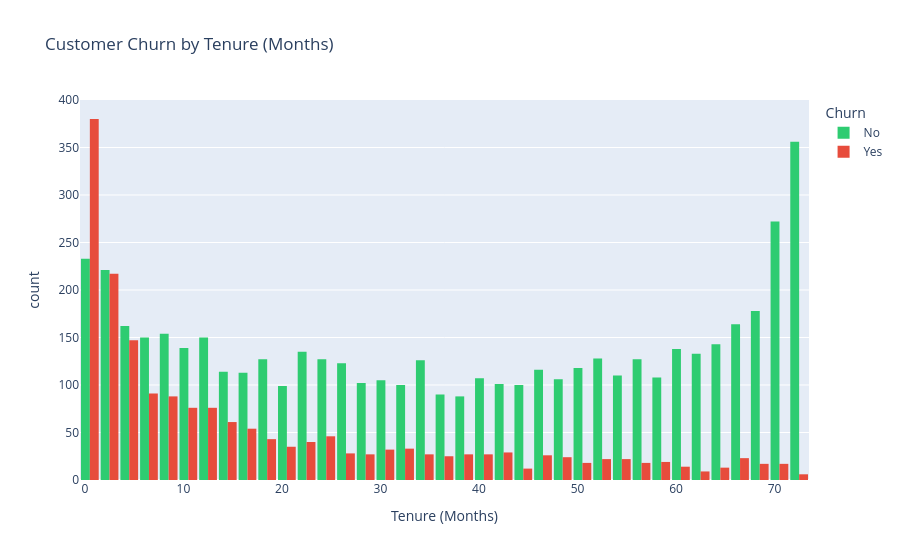

The code cell stored with this chart in its notebook:
### Code cell
# Create an interactive histogram using Plotly
fig = px.histogram(
    df, 
    x="tenure", 
    color="Churn", 
    barmode="group",
    title="Customer Churn by Tenure (Months)",
    labels={"tenure": "Tenure (Months)", "count": "Number of Customers"},
    color_discrete_map={"No": "#2ecc71", "Yes": "#e74c3c"} # Green for stay, Red for churn
)

fig.update_layout(bargap=0.1)
fig.show()

### Figure 1 — Plotly figure (JSON) as saved in the notebook; plotly's stock layout.template omitted (floating-point values rounded to 4 significant figures; data arrays with more than 128 entries replaced by an {"elided": "..."} marker saying what was removed)
{"data": [{"alignmentgroup": "True", "bingroup": "x", "hovertemplate": "Churn=No<br>Tenure (Months)=%{x}<br>count=%{y}<extra></extra>", "legendgroup": "No", "marker": {"color": "#2ecc71", "pattern": {"shape": ""}}, "name": "No", "offsetgroup": "No", "orientation": "v", "showlegend": true, "type": "histogram", "x": {"elided": "5163 int values"}, "xaxis": "x", "yaxis": "y"}, {"alignmentgroup": "True", "bingroup": "x", "hovertemplate": "Churn=Yes<br>Tenure (Months)=%{x}<br>count=%{y}<extra></extra>", "legendgroup": "Yes", "marker": {"color": "#e74c3c", "pattern": {"shape": ""}}, "name": "Yes", "offsetgroup": "Yes", "orientation": "v", "showlegend": true, "type": "histogram", "x": {"elided": "1869 int values"}, "xaxis": "x", "yaxis": "y"}], "layout": {"bargap": 0.1, "barmode": "group", "legend": {"title": {"text": "Churn"}, "tracegroupgap": 0}, "title": {"text": "Customer Churn by Tenure (Months)"}, "xaxis": {"anchor": "y", "domain": [0, 1], "title": {"text": "Tenure (Months)"}}, "yaxis": {"anchor": "x", "domain": [0, 1], "title": {"text": "count"}}}}
